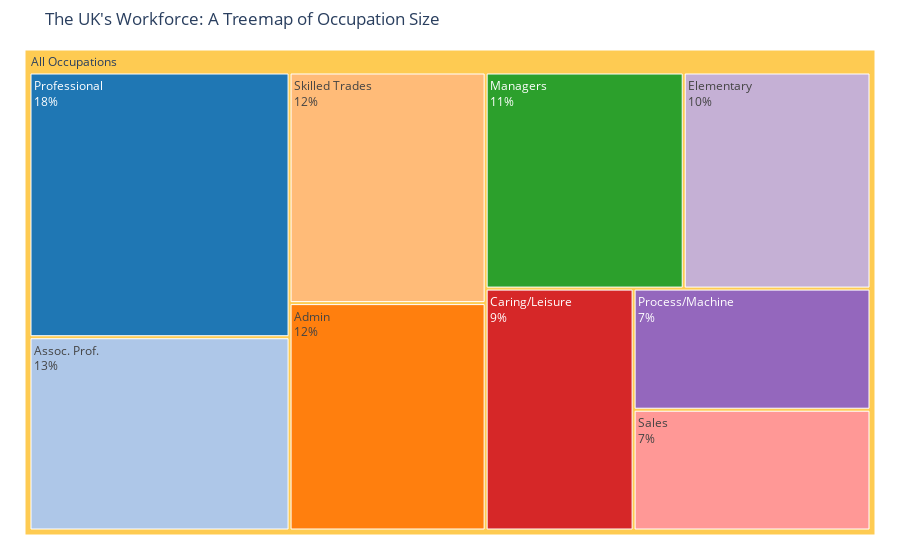
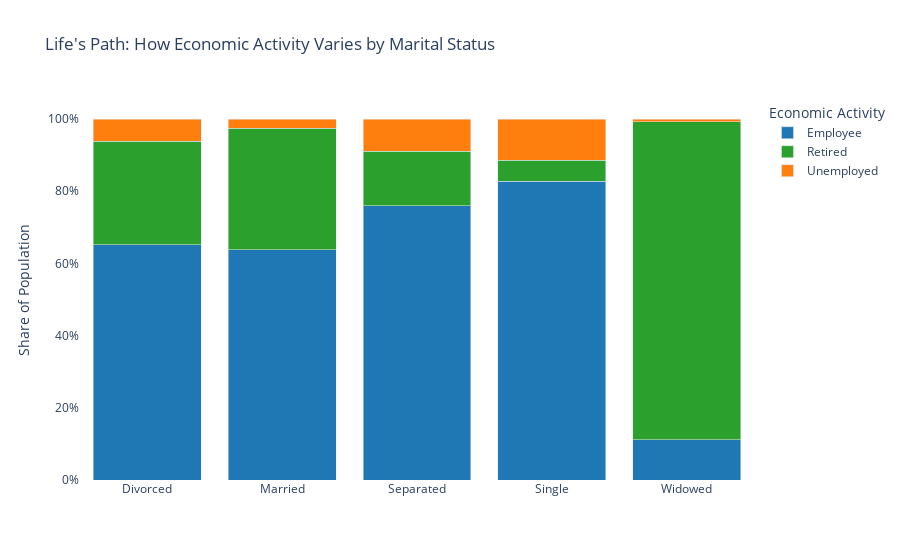

Source (notebook cell) for these figures, in order:
### Code cell
# --- Plot 1: The Gendered Shape of the Workweek (KDE) ---
print("\n--- Plot 1: The Gendered Shape of the Workweek ---")
male_hours_kde = df_working_pop.loc[df_working_pop["sex"]=="Male", "hours_numeric"].dropna()
female_hours_kde = df_working_pop.loc[df_working_pop["sex"]=="Female", "hours_numeric"].dropna()

kde_m = gaussian_kde(male_hours_kde, bw_method=0.3)
kde_f = gaussian_kde(female_hours_kde, bw_method=0.3)
x_grid = np.linspace(0, 65, 400)

plt.figure(figsize=(10, 6))
plt.plot(x_grid, kde_m(x_grid), color=MALE_COLOR, label="Male", linewidth=2.5)
plt.plot(x_grid, kde_f(x_grid), color=FEMALE_COLOR, label="Female", linewidth=2.5)
plt.fill_between(x_grid, kde_m(x_grid), alpha=0.15, color=MALE_COLOR)
plt.fill_between(x_grid, kde_f(x_grid), alpha=0.15, color=FEMALE_COLOR)
plt.xlabel("Approximate hours worked per week", fontsize=11)
plt.ylabel("Density (KDE)", fontsize=11)
plt.suptitle("The Gendered Shape of the Workweek", fontsize=16, fontweight='bold', y=1.03)
plt.title("Men cluster around 40 hours; Women show a bimodal split (20 & 40 hours)", fontsize=11, style='italic', pad=20)
plt.legend()
plt.grid(alpha=0.25)
plt.tight_layout()
plt.show()

# --- Plot 2: Occupation Distribution by Gender (Countplot) ---
print("\n--- Plot 2: Occupation Distribution by Gender ---")
df_female = df_working_pop[df_working_pop['sex'] == 'Female']
female_counts_by_occupation = df_female['occupation'].value_counts()
order_by_female_count = female_counts_by_occupation.index

plt.figure(figsize=(10, 7))
plt.grid(axis='x', color='lightgray', linewidth=0.6)
sns.countplot(
    data=df_working_pop,
    y="occupation",
    hue="sex",
    hue_order = ["Male","Female"],
    order=order_by_female_count,  
    palette=[MALE_COLOR, FEMALE_COLOR],
    alpha=0.85
)
plt.yticks(fontsize=9) 
plt.xticks(fontsize=12) 
plt.title("Gender Divide in Occupations: Separation Between 'Male Jobs' and 'Female Jobs", fontsize=15, fontweight='bold', pad=15, loc='left' )
plt.xlabel("Count Number", fontsize=14)
plt.ylabel("Occupation Category", fontsize=14)
plt.legend(title="", fontsize=13) 
sns.despine(left=True, bottom=True)
plt.tight_layout()
plt.show()

# --- Plot 3: The Age-Health Connection ---
print("\n--- Plot 3: The Age-Health Connection ---")
df_health_age = df[
    (df['health'] != 'Not applicable') &
    (df['age'] != 'Not applicable') &
    (df['age'] != '0-15')
]
crosstab_norm = pd.crosstab(df_health_age['age'], df_health_age['health'], normalize='index')
health_order = ["Very Good", "Good", "Fair", "Bad", "Very Bad"]
crosstab_norm = crosstab_norm[health_order] 

fig_heat, ax_heat = plt.subplots(figsize=(12, 8))
sns.heatmap(
    crosstab_norm,
    annot=True,
    fmt='.1%',
    cmap='YlGnBu',
    linewidths=.5,
    ax=ax_heat,
    cbar_kws={'format': mtick.PercentFormatter(1.0)}
)
ax_heat.set_title('The Age-Health Connection: Self-Reported Health Declines with Age', fontsize=18, loc='left', pad=20)
ax_heat.set_xlabel('Health (1=Very Good, 5=Very Bad)', fontsize=12)
ax_heat.set_ylabel('Age Bracket', fontsize=12)
ax_heat.tick_params(axis='both', which='both', left=False, bottom=False)
plt.show()

# --- Plot 4: The UK's Workforce: A Treemap of Occupation Size ---
print("\n--- Plot 4: The UK's Workforce: A Treemap of Occupation Size ---")
df_treemap = df_working_pop.groupby('occupation')['person_id'].count().reset_index()

fig_tree = px.treemap(
    df_treemap,
    path=[px.Constant("All Occupations"), 'occupation'],
    values='person_id',
    title="The UK's Workforce: A Treemap of Occupation Size",
    color='occupation',
    color_discrete_map={
        "Managers": "#2ca02c", "Professional": "#1f77b4", "Assoc. Prof.": "#aec7e8",
        "Admin": "#ff7f0e", "Skilled Trades": "#ffbb78", "Caring/Leisure": "#d62728",
        "Sales": "#ff9896", "Process/Machine": "#9467bd", "Elementary": "#c5b0d5"
    },
    labels={'occupation': 'Occupation', 'person_id': 'Total People'},
    hover_data={'person_id': ':.0f'}
)
fig_tree.update_traces(textinfo="label+percent root", hovertemplate='<b>%{label}</b><br>Population: %{value:,.0f}<br>Share: %{percentRoot:.1%}')
fig_tree.update_layout(coloraxis_showscale=False, margin=dict(t=50, l=25, r=25, b=25))
fig_tree.show()

# --- Plot 5: The "Maternity Penalty": Hours Worked by Age & Gender ---
print("\n--- Plot 5: The 'Maternity Penalty': Hours Worked by Age & Gender ---")

# Define the correct chronological order for the x-axis
age_order = ["16-24", "25-34", "35-44", "45-54", "55-64", "65-74", "75+"]

df_working_pop["age"] = pd.Categorical(
    df_working_pop["age"], 
    categories=age_order, 
    ordered=True
)

plt.figure(figsize=(10, 6))
plt.grid(axis='y', color='lightgray', linewidth=0.6)

sns.lineplot(
    data=df_working_pop, 
    x="age",
    y="hours_numeric",
    hue="sex",
    hue_order=['Male', 'Female'],
    palette={'Male': MALE_COLOR, 'Female': FEMALE_COLOR},
    marker="o",
    errorbar="ci"
)

plt.title("The Maternity Penalty: Divergence in Hours Worked for Women Aged 35-44", fontsize=17, fontweight='bold', pad=15, loc='left')
plt.xlabel("Age Group", fontsize=14)
plt.ylabel("Mean Hours Worked per Week", fontsize=14)
plt.legend(title="", fontsize=13)
sns.despine()
plt.tight_layout()
plt.show()

# --- Plot 6: Life's Path: Economic Activity by Marital Status ---
print("\n--- Plot 6: Life's Path: How Economic Activity Varies by Marital Status ---")
df_agg_marital_base = df[
    df['marital_status'].notna() & (df['marital_status'] != 'Not applicable') &
    df['economic_activity'].notna() & (df['economic_activity'] != 'Not applicable')
].copy()
df_agg_marital = df_agg_marital_base[
    df_agg_marital_base['economic_activity'].isin(['Employee', 'Self-employed', 'Looking after home or family', 'Retired', 'Unemployed'])
].groupby(['marital_status', 'economic_activity'])['person_id'].count().reset_index()
df_agg_marital['Percentage'] = df_agg_marital.groupby('marital_status')['person_id'].transform(lambda x: x / x.sum())

fig_marital = px.bar(
    df_agg_marital,
    x='marital_status',
    y='Percentage',
    color='economic_activity',
    title="Life's Path: How Economic Activity Varies by Marital Status",
    labels={'marital_status': 'Marital Status', 'Percentage': 'Share of Population', 'economic_activity': 'Economic Activity'},
    barmode='stack',
    color_discrete_map={
        'Employee': '#1f77b4', 'Self-employed': '#aec7e8', 'Unemployed': '#ff7f0e',
        'Looking after home or family': '#ffbb78', 'Retired': '#2ca02c'
    }
)
fig_marital.update_traces(hovertemplate='<b>%{data.name}</b><br>Share: %{y:.1%}<extra></extra>')
fig_marital.update_layout(
    yaxis_title='Share of Population',
    yaxis_tickformat='.0%',
    legend_title='Economic Activity',
    plot_bgcolor='white',
    xaxis_title=None
)
fig_marital.show()

### Figure 1 — Plotly figure (JSON) as saved in the notebook; plotly's stock layout.template omitted (floating-point values rounded to 4 significant figures)
{"data": [{"branchvalues": "total", "customdata": [[256657, "(?)"], [29710, "Admin"], [33495, "Assoc. Prof."], [23850, "Caring/Leisure"], [26895, "Elementary"], [28524, "Managers"], [19118, "Process/Machine"], [45873, "Professional"], [19063, "Sales"], [30129, "Skilled Trades"]], "domain": {"x": [0, 1], "y": [0, 1]}, "hovertemplate": "<b>%{label}</b><br>Population: %{value:,.0f}<br>Share: %{percentRoot:.1%}", "ids": ["All Occupations", "All Occupations/Admin", "All Occupations/Assoc. Prof.", "All Occupations/Caring/Leisure", "All Occupations/Elementary", "All Occupations/Managers", "All Occupations/Process/Machine", "All Occupations/Professional", "All Occupations/Sales", "All Occupations/Skilled Trades"], "labels": ["All Occupations", "Admin", "Assoc. Prof.", "Caring/Leisure", "Elementary", "Managers", "Process/Machine", "Professional", "Sales", "Skilled Trades"], "marker": {"colors": ["#FECB52", "#ff7f0e", "#aec7e8", "#d62728", "#c5b0d5", "#2ca02c", "#9467bd", "#1f77b4", "#ff9896", "#ffbb78"]}, "name": "", "parents": ["", "All Occupations", "All Occupations", "All Occupations", "All Occupations", "All Occupations", "All Occupations", "All Occupations", "All Occupations", "All Occupations"], "textinfo": "label+percent root", "type": "treemap", "values": [256700.0, 29710.0, 33500.0, 23850.0, 26900.0, 28520.0, 19120.0, 45870.0, 19060.0, 30130.0]}], "layout": {"coloraxis": {"showscale": false}, "legend": {"tracegroupgap": 0}, "margin": {"b": 25, "l": 25, "r": 25, "t": 50}, "title": {"text": "The UK's Workforce: A Treemap of Occupation Size"}}}

### Figure 2 — Plotly figure (JSON) as saved in the notebook; plotly's stock layout.template omitted (floating-point values rounded to 4 significant figures)
{"data": [{"hovertemplate": "<b>%{data.name}</b><br>Share: %{y:.1%}<extra></extra>", "legendgroup": "Employee", "marker": {"color": "#1f77b4", "pattern": {"shape": ""}}, "name": "Employee", "orientation": "v", "showlegend": true, "textposition": "auto", "type": "bar", "x": ["Divorced", "Married", "Separated", "Single", "Widowed"], "xaxis": "x", "y": [0.6517, 0.6378, 0.7601, 0.8275, 0.1111], "yaxis": "y"}, {"hovertemplate": "<b>%{data.name}</b><br>Share: %{y:.1%}<extra></extra>", "legendgroup": "Retired", "marker": {"color": "#2ca02c", "pattern": {"shape": ""}}, "name": "Retired", "orientation": "v", "showlegend": true, "textposition": "auto", "type": "bar", "x": ["Divorced", "Married", "Separated", "Single", "Widowed"], "xaxis": "x", "y": [0.2867, 0.3367, 0.1507, 0.05843, 0.8818], "yaxis": "y"}, {"hovertemplate": "<b>%{data.name}</b><br>Share: %{y:.1%}<extra></extra>", "legendgroup": "Unemployed", "marker": {"color": "#ff7f0e", "pattern": {"shape": ""}}, "name": "Unemployed", "orientation": "v", "showlegend": true, "textposition": "auto", "type": "bar", "x": ["Divorced", "Married", "Separated", "Single", "Widowed"], "xaxis": "x", "y": [0.06158, 0.02558, 0.08923, 0.1141, 0.00711], "yaxis": "y"}], "layout": {"barmode": "stack", "legend": {"title": {"text": "Economic Activity"}, "tracegroupgap": 0}, "plot_bgcolor": "white", "title": {"text": "Life's Path: How Economic Activity Varies by Marital Status"}, "xaxis": {"anchor": "y", "domain": [0, 1], "title": {}}, "yaxis": {"anchor": "x", "domain": [0, 1], "tickformat": ".0%", "title": {"text": "Share of Population"}}}}
